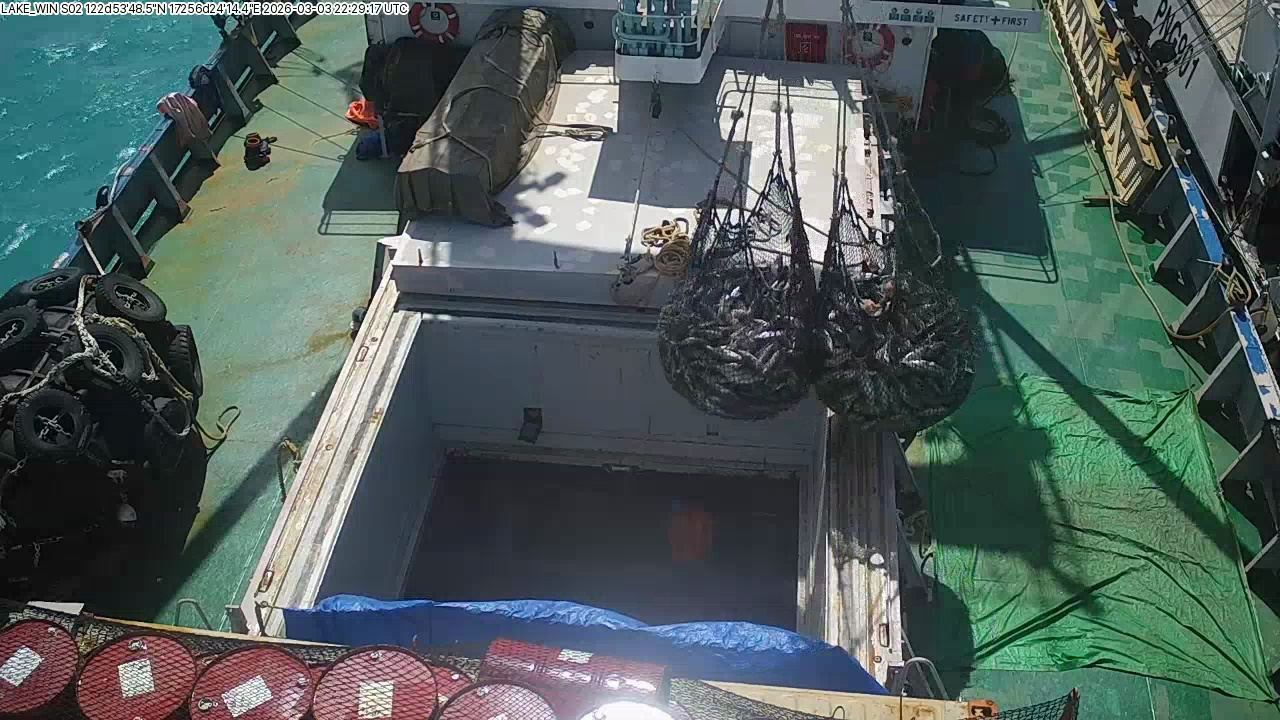
#> input picture data/dataset/images/train/frame_000425.jpg, 1280 x 720 px, given in place of JJR-102283_stream04_260310_202016.mp4, which was not available
$ python label_brailer.py
#> lines starting #> are read from the running program, lines starting #| are printed output that depends on the picture; after the words box and inside, x2 and y2 are one past the last pixel; in counts of white or black regions, pixels touching at a corner belong together; pictures that were not available may be replaced by others from this repository, and a replacement may not be noted
#> in scan_brailer_segments, frame is the input picture: shape (720, 1280, 3); mean B, G, R 90.9, 93.6, 79
### brailer_monitor/frame_extractor.py
"""Detect brailer-visible segments in EM video and extract frames for labeling."""

from __future__ import annotations

import json
import logging
from dataclasses import asdict, dataclass
from pathlib import Path

import cv2
import numpy as np

logger = logging.getLogger(__name__)


@dataclass(frozen=True)
class BrailerBBox:
    x1: int
    y1: int
    x2: int
    y2: int
    score: float

    @property
    def as_tuple(self) -> tuple[int, int, int, int]:
        return (self.x1, self.y1, self.x2, self.y2)


@dataclass(frozen=True)
class BrailerSegment:
    segment_id: int
    start_frame: int
    end_frame: int
    start_sec: float
    end_sec: float
    detection_count: int

    def to_dict(self) -> dict:
        return asdict(self)


@dataclass(frozen=True)
class ExtractedFrame:
    image_path: Path
    frame_index: int
    timestamp_sec: float
    segment_id: int
    bbox: BrailerBBox | None

    # [11 lines left out: function to_dict, not called in this run]


@dataclass(frozen=True)
class ExtractOptions:
    scan_stride: int = 15
    extract_stride: int = 15
    gap_tolerance_sec: float = 3.0
    segment_padding_sec: float = 0.5
    jpeg_quality: int = 92
    draw_bbox_preview: bool = False


def find_brailer_bbox(frame: np.ndarray) -> BrailerBBox | None:
    """Coarse dark-blob detector for a loaded brailer in the upper-center ROI."""
    h, w = frame.shape[:2]
#> h = 720; w = 1280
    y1 = int(h * 0.48)
#> y1 = 345
    x0 = int(w * 0.22)
#> x0 = 281
    x1 = int(w * 0.78)
#> x1 = 998
    roi = frame[0:y1, x0:x1]
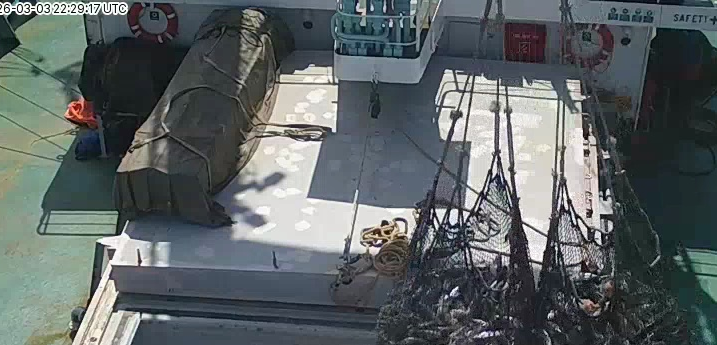
#> roi: shape (345, 717, 3); mean B, G, R 100.9, 99.8, 92.7

    hsv = cv2.cvtColor(roi, cv2.COLOR_BGR2HSV)
#> hsv: shape (345, 717, 3); mean H, S, V 86.1, 46.9, 105.2
    gray = cv2.cvtColor(roi, cv2.COLOR_BGR2GRAY)
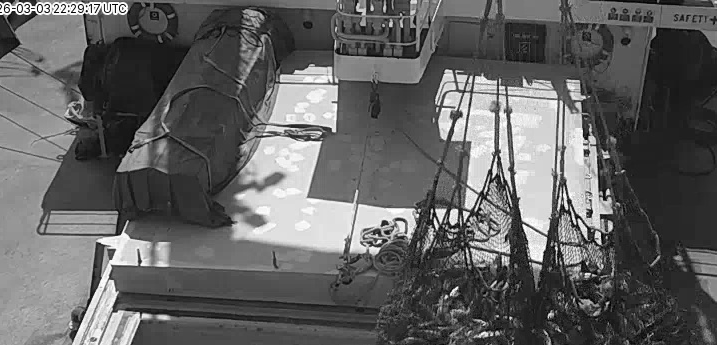
#> gray: shape (345, 717); min 0, max 255, mean 97.8
    mask = cv2.inRange(hsv, (0, 0, 0), (180, 255, 105))
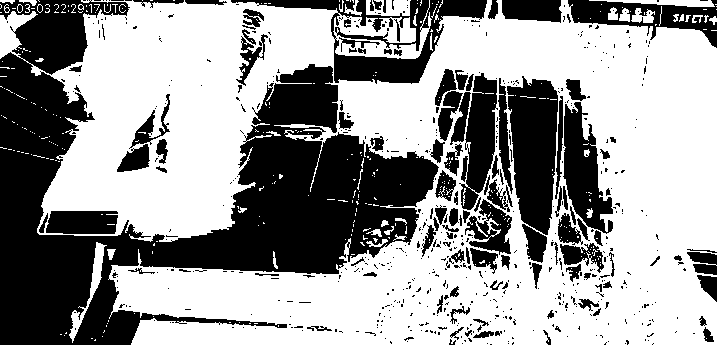
#> mask: shape (345, 717); 60.1% white; 617 black regions (506 under 20 px), largest, box (x1, y1, x2, y2) and area: (0, 0, 439, 345) 57556, (507, 76, 558, 235) 5945, (231, 0, 487, 84) 5811
    mask = cv2.bitwise_and(mask, cv2.inRange(gray, 0, 115))
    mask = cv2.bitwise_and(mask, cv2.bitwise_not(cv2.inRange(gray, 180, 255)))

    kernel = cv2.getStructuringElement(cv2.MORPH_ELLIPSE, (5, 5))
    mask = cv2.morphologyEx(mask, cv2.MORPH_OPEN, kernel, iterations=1)
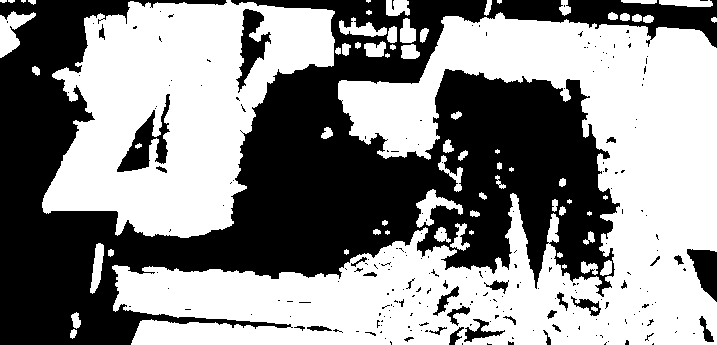
#> mask: shape (345, 717); 55% white; 229 black regions (199 under 20 px), largest, box (x1, y1, x2, y2) and area: (0, 0, 717, 345) 104825, (117, 94, 170, 172) 1451, (236, 9, 271, 93) 1195
    mask = cv2.morphologyEx(mask, cv2.MORPH_CLOSE, kernel, iterations=2)
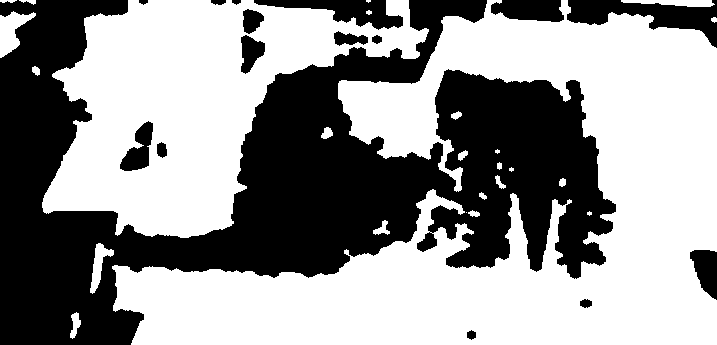
#> mask: shape (345, 717); 58.2% white; 16 black regions

    contours, _ = cv2.findContours(mask, cv2.RETR_EXTERNAL, cv2.CHAIN_APPROX_SIMPLE)
#> contours = 25 contours, 8 with area under 20; largest, box (x1, y1, x2, y2) and area: (112, 0, 717, 345) 94232, (42, 0, 429, 238) 47176, (0, 11, 36, 58) 754, (90, 243, 114, 294) 416, (621, 0, 715, 7) 360
    frame_area = h * w
#> frame_area = 921600
    best_box: tuple[int, int, int, int] | None = None
    best_score = 0.0

    for contour in contours:
        area = cv2.contourArea(contour)
        if area < frame_area * 0.002 or area > frame_area * 0.09:
            continue
        x, y, bw, bh = cv2.boundingRect(contour)
        if bw < 35 or bh < 35:
            continue
        aspect = bw / max(bh, 1)
        if aspect < 0.35 or aspect > 2.5:
            continue
        cy = y + bh / 2
        if cy > y1 * 0.85:
            continue
        upper_bonus = 1.2 - (cy / max(y1, 1)) * 0.5
        score = area * upper_bonus
        if score > best_score:
            best_score = score
            best_box = (x + x0, y, x + x0 + bw, y + bh)
#> this loop made 25 passes
#> (area, x, y, bw, bh, aspect, cy, upper_bonus) on pass 23: (47176, 42, 0, 387, 238, 1.63, 119, 1.03)
#> area on passes 1, 2, 3, 6, 7, 8: 137, 416.5, 96, 40, 27, 38
#> after the loop, best_score = 48475

    if best_box is None:
        return None
    return BrailerBBox(
        x1=best_box[0],
        y1=best_box[1],
        x2=best_box[2],
        y2=best_box[3],
        score=best_score,
    )


def scan_brailer_segments(
    video_path: Path,
    options: ExtractOptions | None = None,
) -> tuple[list[BrailerSegment], float, int]:
    """
    Scan video at coarse stride and return merged brailer-visible segments.

    Returns (segments, fps, total_frames).
    """
    opts = options or ExtractOptions()
    cap = cv2.VideoCapture(str(video_path))
    if not cap.isOpened():
        raise RuntimeError(f"Cannot open video: {video_path}")

    fps = cap.get(cv2.CAP_PROP_FPS) or 15.0
    total_frames = int(cap.get(cv2.CAP_PROP_FRAME_COUNT))
    gap_tolerance_frames = max(1, int(opts.gap_tolerance_sec * fps))
    padding_frames = max(0, int(opts.segment_padding_sec * fps))

    segments: list[BrailerSegment] = []
    in_segment = False
    seg_start = 0
    seg_end = 0
    detection_count = 0
    missed = 0
    segment_id = 0
    frame_index = 0

    while True:
        ok, frame = cap.read()
        if not ok:
            break

        if frame_index % opts.scan_stride == 0:
            bbox = find_brailer_bbox(frame)
            if bbox is not None:
                if not in_segment:
                    in_segment = True
                    seg_start = frame_index
                    detection_count = 0
                seg_end = frame_index
                detection_count += 1
                missed = 0
            elif in_segment:
                missed += opts.scan_stride
                if missed >= gap_tolerance_frames:
                    start = max(0, seg_start - padding_frames)
                    end = min(total_frames - 1, seg_end + padding_frames)
                    segments.append(
                        BrailerSegment(
                            segment_id=segment_id,
                            start_frame=start,
                            end_frame=end,
                            start_sec=start / fps,
                            end_sec=end / fps,
                            detection_count=detection_count,
                        )
                    )
                    segment_id += 1
                    in_segment = False
                    missed = 0

        frame_index += 1

    if in_segment:
        start = max(0, seg_start - padding_frames)
        end = min(total_frames - 1, seg_end + padding_frames)
        segments.append(
            BrailerSegment(
                segment_id=segment_id,
                start_frame=start,
                end_frame=end,
                start_sec=start / fps,
                end_sec=end / fps,
                detection_count=detection_count,
            )
        )

    cap.release()
    logger.info(
        "Found %d brailer segments in %s (%.1fs, %d frames)",
        len(segments),
        video_path.name,
        total_frames / fps,
        total_frames,
    )
    return segments, fps, total_frames


def _frame_stem(prefix: str, timestamp_sec: float, frame_index: int) -> str:
    return f"{prefix}_{int(timestamp_sec):05d}s_f{frame_index:05d}"


# [101 lines left out: functions extract_brailer_frames, save_segment_manifest, not called in this run]


def load_segment_manifest(path: Path) -> dict:
    return json.loads(path.read_text(encoding="utf-8"))

### scripts/label_brailer.py
#!/usr/bin/env python3
"""End-to-end: extract brailer frames -> SAM label -> train/val split."""

from __future__ import annotations

import argparse
import json
from pathlib import Path

from brailer_monitor.frame_extractor import ExtractOptions, extract_brailer_frames, save_segment_manifest, scan_brailer_segments
from brailer_monitor.labeling import label_extracted_frames, split_train_val, update_dataset_yaml


def main() -> None:
    parser = argparse.ArgumentParser(description="Extract and label brailer_loaded from video")
    parser.add_argument("--video", default="data/raw/JJR-102283_stream04_260310_202016.mp4")
    parser.add_argument("--scan-stride", type=int, default=15)
    parser.add_argument("--extract-stride", type=int, default=15)
    parser.add_argument("--val-ratio", type=float, default=0.2)
    parser.add_argument("--seed", type=int, default=42)
    parser.add_argument("--sam-model", default="models/mobile_sam.pt")
    parser.add_argument("--prefix", default="lake_win")
    parser.add_argument("--skip-label", action="store_true", help="Only extract frames, skip SAM labeling")
    args = parser.parse_args()

    root = Path(__file__).resolve().parents[1]
    video_path = root / args.video
    dataset_root = root / "data" / "dataset"
    staging_img = dataset_root / "staging" / "images"
    staging_lbl = dataset_root / "staging" / "labels"
    preview_dir = dataset_root / "staging" / "preview"

    opts = ExtractOptions(scan_stride=args.scan_stride, extract_stride=args.extract_stride)

    segments, fps, _ = scan_brailer_segments(video_path, opts)
    print(f"Found {len(segments)} brailer segments")
    for seg in segments:
        print(f"  #{seg.segment_id}: {seg.start_sec:.1f}s - {seg.end_sec:.1f}s")

    extracted, segments = extract_brailer_frames(
        video_path,
        staging_img,
        prefix=args.prefix,
        options=opts,
        segments=segments,
        preview_dir=preview_dir,
    )
    save_segment_manifest(
        segments,
        extracted,
        dataset_root / "segments.json",
        video_path=video_path,
        fps=fps,
    )
    print(f"Extracted {len(extracted)} frames")

    if args.skip_label:
        return

    from ultralytics import SAM

    sam_weights = root / args.sam_model
    sam_model = SAM(str(sam_weights))
    records = label_extracted_frames(extracted, staging_lbl, sam_model, preview_dir=preview_dir)

    manifest_path = dataset_root / "label_manifest.json"
    manifest_path.write_text(json.dumps(records, indent=2), encoding="utf-8")

    train_n, val_n = split_train_val(staging_img, staging_lbl, dataset_root, args.val_ratio, args.seed)
    update_dataset_yaml(root, train_n, val_n)
    print(f"Train: {train_n}, Val: {val_n}")
    print(f"Manifest: {manifest_path}")


if __name__ == "__main__":
    main()

$ run again, on data/dataset/images/train/frame_002616.jpg
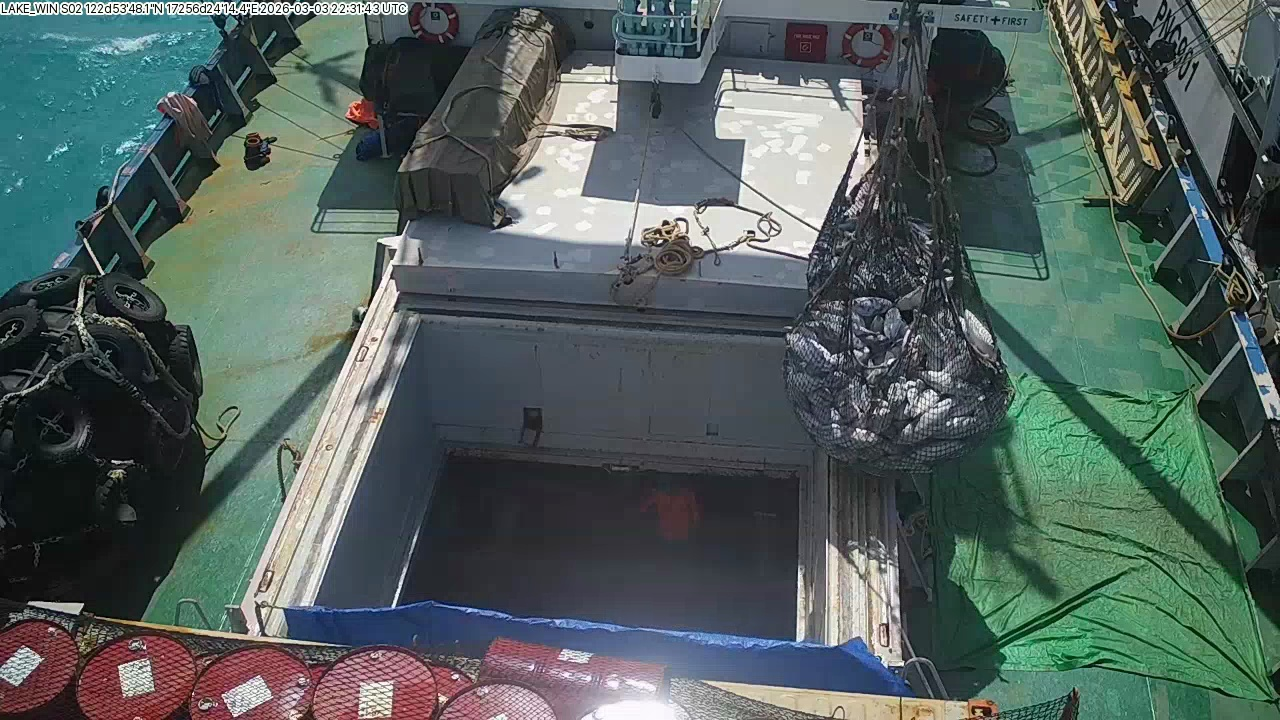
#> input picture data/dataset/images/train/frame_002616.jpg, 1280 x 720 px, given in place of JJR-102283_stream04_260310_202016.mp4, which was not available
#> in scan_brailer_segments, frame is the input picture: shape (720, 1280, 3); mean B, G, R 93.6, 96.6, 82.5
#> hsv: shape (345, 717, 3); mean H, S, V 84.7, 45.1, 112
#> in find_brailer_bbox, `gray = cv2.cvtColor(roi, cv2.COLOR_BGR2GRAY)`:
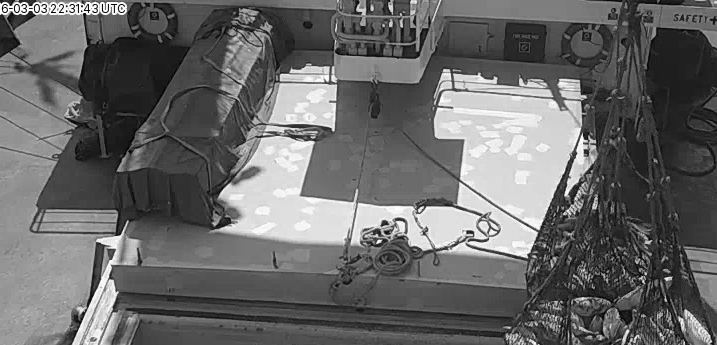
#> gray: shape (345, 717); min 0, max 255, mean 104.3
#> in find_brailer_bbox, `mask = cv2.morphologyEx(mask, cv2.MORPH_CLOSE, kernel, iterations=2)`:
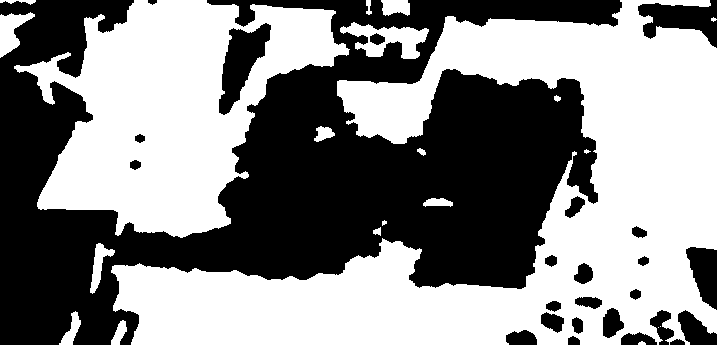
#> mask: shape (345, 717); 53.9% white; 25 black regions
#> contours = 21 contours, 6 with area under 20; largest, box (x1, y1, x2, y2) and area: (111, 0, 717, 345) 87958, (14, 0, 350, 238) 43258, (340, 22, 429, 59) 1562, (0, 12, 35, 58) 717, (90, 243, 115, 294) 419
#> the loop in find_brailer_bbox, `for contour in contours:` made 21 passes
#> (area, x, y, bw, bh, aspect, cy, upper_bonus) on pass 20: (43258, 14, 0, 336, 238, 1.41, 119, 1.03)
#> after the loop in find_brailer_bbox, `for contour in contours:`: best_score = 44449.2
